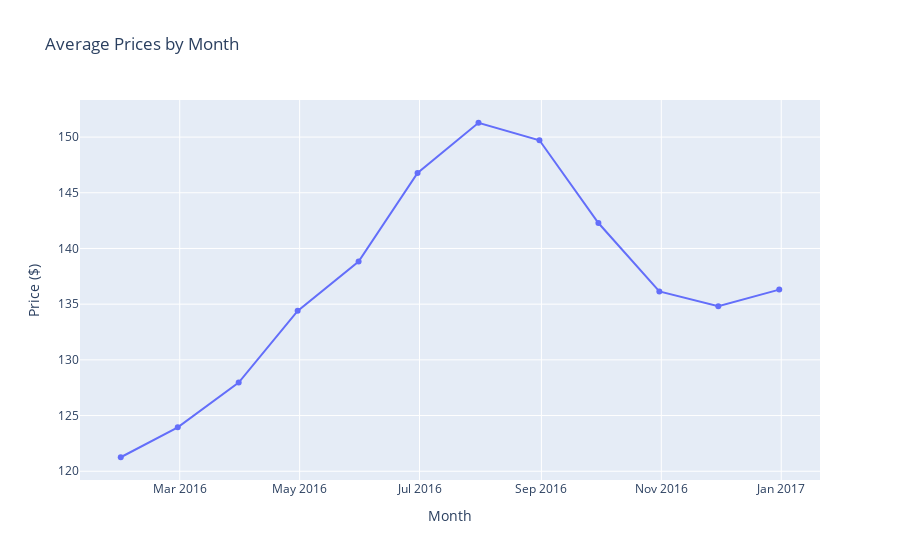

Notebook cell for this chart:
### Code cell
trace3 = go.Scatter(
    x = cal_df2.index[:-1],
    y = cal_df2.price[:-1]
)
layout3 = go.Layout(
    title = "Average Prices by Month",
    xaxis = dict(title = 'Month'),
    yaxis = dict(title = 'Price ($)')
)
data3 = [trace3]
figure3 = go.Figure(data = data3, layout = layout3)
offline.iplot(figure3)

### Figure 1 — Plotly figure (JSON) as saved in the notebook; plotly's stock layout.template omitted (floating-point values rounded to 4 significant figures)
{"data": [{"type": "scatter", "x": ["2016-01-31T00:00:00", "2016-02-29T00:00:00", "2016-03-31T00:00:00", "2016-04-30T00:00:00", "2016-05-31T00:00:00", "2016-06-30T00:00:00", "2016-07-31T00:00:00", "2016-08-31T00:00:00", "2016-09-30T00:00:00", "2016-10-31T00:00:00", "2016-11-30T00:00:00", "2016-12-31T00:00:00"], "y": [121.3, 123.9, 128.0, 134.4, 138.8, 146.8, 151.3, 149.7, 142.3, 136.1, 134.8, 136.3]}], "layout": {"title": {"text": "Average Prices by Month"}, "xaxis": {"title": {"text": "Month"}}, "yaxis": {"title": {"text": "Price ($)"}}}}
